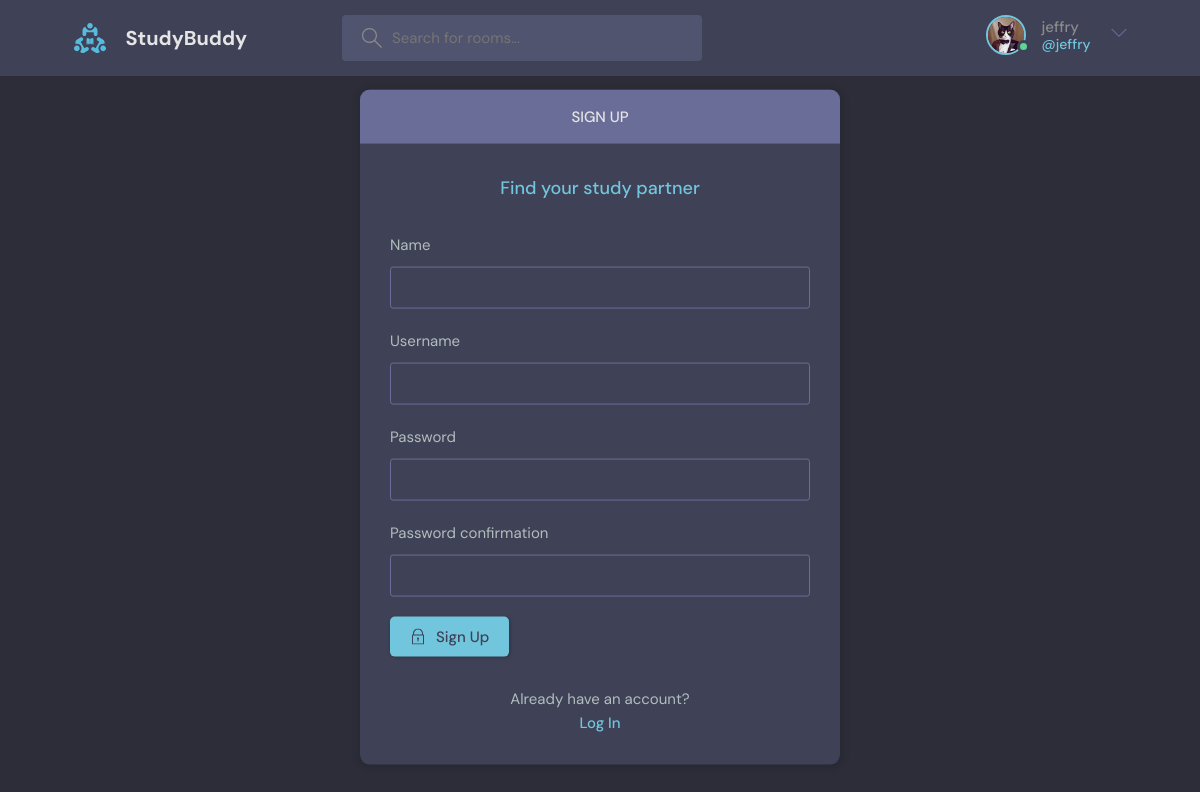
Page /register (signed in) on the committed database.
### base/models.py (models this page shows)
class User(AbstractUser):
    name = models.CharField(max_length=200, null=True)
    email= models.EmailField(unique=True, null=True)
    bio = models.TextField(null=True)
    avatar = models.ImageField(null=True,default="avatar.svg")
    USERNAME_FIELD = 'email'
    REQUIRED_FIELDS = []

### base/views.py (the view, shortened to what this page needs)
# urls.py: path("register",views.registerUser, name="register"),
def registerUser(request):
    page = 'register'
    form = MyUserCreationForm()
    context = {
        'page': page,
        'form': form,
    }
    return render(request, 'base/login_register.html',context)

### base/forms.py
class MyUserCreationForm(UserCreationForm):
    class Meta:
        model = User
        fields = ['name','username','password1','password2']

### base/templates/base/login_register.html (shortened to what this page needs)
{% extends 'main.html' %}
{% block MAIN_CONTENT %}
    <main class="auth layout">
      <div class="container">
        {% if  page == 'login'%}
        <div class="layout__box">
          <div class="layout__boxHeader">
            <div class="layout__boxTitle">
              <h3>Login</h3>
            </div>
          </div>
          <div class="layout__body">
            <h2 class="auth__tagline">Find your study partner</h2>
            <form method="POST" action="/login">
              {% csrf_token %}
              <div class="form__group form__group">
                <label for="room_name">Username</label>
                <input id="username" name="username" type="text" placeholder="e.g. dennis_ivy" />
              </div>
              <div class="form__group">
                <label for="password">Password</label>
                <input
                  id="password"
                  name="password"
                  type="password"
                  placeholder="&bull;&bull;&bull;&bull;&bull;&bull;&bull;&bull;"
                />
              </div>
              <button class="btn btn--main" type="submit">
                <svg
                  version="1.1"
                  xmlns="http://www.w3.org/2000/svg"
                  width="32"
                  height="32"
                  viewBox="0 0 32 32"
                >
                  <title>lock</title>
                  <path
                    d="M27 12h-1v-2c0-5.514-4.486-10-10-10s-10 4.486-10 10v2h-1c-0.553 0-1 0.447-1 1v18c0 0.553 0.447 1 1 1h22c0.553 0 1-0.447 1-1v-18c0-0.553-0.447-1-1-1zM8 10c0-4.411 3.589-8 8-8s8 3.589 8 8v2h-16v-2zM26 30h-20v-16h20v16z"
                  ></path>
                  <path
                    d="M15 21.694v4.306h2v-4.306c0.587-0.348 1-0.961 1-1.694 0-1.105-0.895-2-2-2s-2 0.895-2 2c0 0.732 0.413 1.345 1 1.694z"
                  ></path>
                </svg>
                Login
              </button>
            </form>
            <div class="auth__action">
              <p>Haven't signed up yet?</p>
              <a href="{% url 'register' %}" class="btn btn--link">Sign Up</a>
            </div>
          </div>
        </div>
        {% else %}
        <div class="layout__box">
          <div class="layout__boxHeader">
            <div class="layout__boxTitle">
              <h3>Sign up</h3>
            </div>
          </div>
          <div class="layout__body">
            <h2 class="auth__tagline">Find your study partner</h2>
            <form method="POST" action="/register">
              {% for field in form %}
              <div class="form__group form__group">
                <label for="room_{{field.label}}">{{field.label}}</label>
                {{field}}
              </div>
              {% endfor %}
              <button class="btn btn--main" type="submit">
                Sign Up
              </button>
            </form>
            <div class="auth__action">
              <p>Already have an account?</p>
              <a href="{% url 'login' %}" class="btn btn--link">Log In</a>
            </div>
          </div>
        </div>
        {% endif %}
      </div>
    </main>
{% endblock MAIN_CONTENT %}

### templates/navbar.html (shortened to what this page needs)
{% load static %}
<header class="header header--loggedIn">
    <div class="container">
      <a href="{% url 'home' %}" class="header__logo">
        <img src="{% static 'media/logo.svg' %}" />
        <h1>StudyBuddy</h1>
      </a>
      <form class="header__search" method="get" action="{% url 'home' %}">
        <label>
          <input type="text" name="q" placeholder="Search for rooms...">
        </label>
      </form>
      <nav class="header__menu">
        {% if request.user.is_authenticated %}
        <div class="header__user">
            <a href="{% url 'update-user' %}">
              <div class="avatar avatar--medium active">
                <img src="{{request.user.avatar.url}}" />
              </div>
              <p>{{request.user.username}}<span>@{{request.user.username}}</span></p>
            </a>
            <button class="dropdown-button">
              <svg version="1.1" xmlns="http://www.w3.org/2000/svg" width="32" height="32" viewBox="0 0 32 32">
                <title>chevron-down</title>
                <path d="M16 21l-13-13h-3l16 16 16-16h-3l-13 13z"></path>
              </svg>
            </button>
          </div>
        {% else %}
          <a href="{% url 'login' %}">
            <img src="{% static 'media/avatar.svg' %}" />
            <p>Login</p>
          </a>
        {% endif %}
      </nav>
    </div>
  </header>

### rows in the picture
User: user.avatar (picture), user.username "jeffry"

### other values in the picture
{{ field.label }} "Name" "Username" "Password" "Password confirmation"
